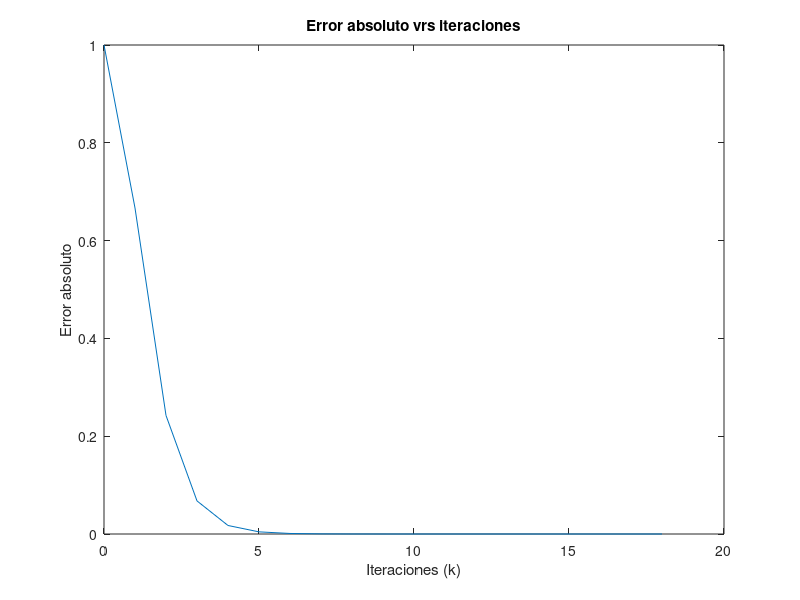

The MATLAB script that drew this image:
function potencia()
  
  % Ejemplo numerico del Metodo de la Potencia
  
  clc;
  clear;
    
  A = [[3 -1 0];[-1 2 -1];[0 -1 3]];
  
  x0 = [1 1 1]';
  
  iterMax = 100;
  
  tol = 10^(-10);
    
  [xk vectoresPropios] = metodo_potencia(A, x0, tol, iterMax);
    
end

function [xk vectoresPropios] = metodo_potencia(A, x0, tol, iterMax)
  
  % Esta funcion implementa el Metodo de la Potencia, el cual permite aproximar
  % el modulo del valor propio de mayor magnitud de una matriz dada.
      
  % Parametros de entrada:    A es una matriz cuadrada cualquiera.
  
  %                           x es un vector inicial de valores aleatorios.
  
  % Parametros de salida:     aprox es la aproximacion de los valores del
  %                           modulo del valor propio.
  
  %                           vectoresPropios son los vectores que contienen
  %                           cada uno de los valores propios del Metodo de la
  %                           Potencia.
  
  xk = x0;
  
  error = [];
  
  vectoresPropios = [xk];
  
  for k = 0:iterMax
    
    yk = A * xk;
    
    ck = norm(yk, inf);
    
    xk_n = (1 / ck) * yk;
    
    err = norm(xk_n - xk);
    
    error = [error err];
    
    xk = xk_n;
    
    vectoresPropios = [vectoresPropios xk];
    
    % Condicion de parada
    if err < tol
      
        break;
        
    end   
    
  end
  
  % Instrucciones de graficacion
  plot(0:length(error)-1, error)
  title('Error absoluto vrs iteraciones')
  xlabel('Iteraciones (k)')
  ylabel('Error absoluto')
  
end